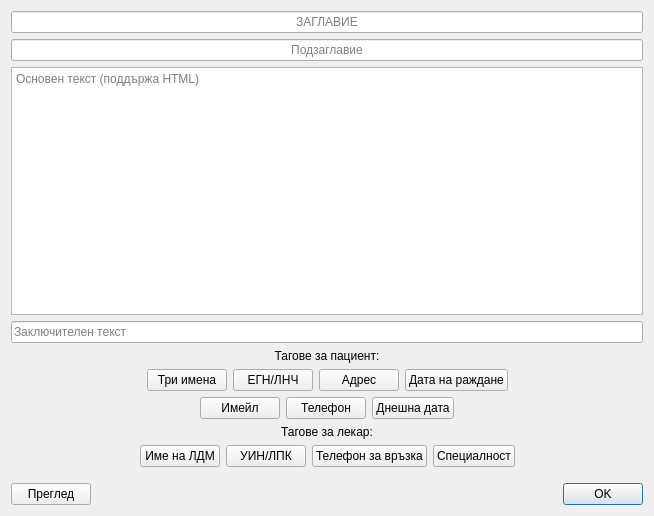
<?xml version="1.0" encoding="UTF-8"?>
<ui version="4.0">
 <class>DeclarationTemplateDialogClass</class>
 <widget class="QDialog" name="DeclarationTemplateDialogClass">
  <property name="geometry">
   <rect>
    <x>0</x>
    <y>0</y>
    <width>654</width>
    <height>516</height>
   </rect>
  </property>
  <property name="windowTitle">
   <string>DeclarationTemplateDialog</string>
  </property>
  <layout class="QVBoxLayout" name="verticalLayout">
   <item>
    <widget class="QLineEdit" name="headerEdit">
     <property name="alignment">
      <set>Qt::AlignmentFlag::AlignCenter</set>
     </property>
     <property name="placeholderText">
      <string>ЗАГЛАВИЕ</string>
     </property>
    </widget>
   </item>
   <item>
    <widget class="QLineEdit" name="subheaderEdit">
     <property name="alignment">
      <set>Qt::AlignmentFlag::AlignCenter</set>
     </property>
     <property name="placeholderText">
      <string>Подзаглавие</string>
     </property>
    </widget>
   </item>
   <item>
    <widget class="QPlainTextEdit" name="bodyEdit">
     <property name="placeholderText">
      <string>Основен текст (поддържа HTML)</string>
     </property>
    </widget>
   </item>
   <item>
    <widget class="QLineEdit" name="footerEdit">
     <property name="text">
      <string/>
     </property>
     <property name="placeholderText">
      <string>Заключителен текст</string>
     </property>
    </widget>
   </item>
   <item>
    <widget class="QLabel" name="label">
     <property name="text">
      <string>Тагове за пациент:</string>
     </property>
     <property name="alignment">
      <set>Qt::AlignmentFlag::AlignCenter</set>
     </property>
    </widget>
   </item>
   <item>
    <layout class="QHBoxLayout" name="horizontalLayout">
     <item>
      <spacer name="horizontalSpacer_4">
       <property name="orientation">
        <enum>Qt::Orientation::Horizontal</enum>
       </property>
       <property name="sizeHint" stdset="0">
        <size>
         <width>40</width>
         <height>20</height>
        </size>
       </property>
      </spacer>
     </item>
     <item>
      <widget class="QPushButton" name="patientName">
       <property name="text">
        <string>Три имена</string>
       </property>
       <property name="autoDefault">
        <bool>false</bool>
       </property>
      </widget>
     </item>
     <item>
      <widget class="QPushButton" name="patientId">
       <property name="text">
        <string>ЕГН/ЛНЧ</string>
       </property>
       <property name="autoDefault">
        <bool>false</bool>
       </property>
      </widget>
     </item>
     <item>
      <widget class="QPushButton" name="patientAddress">
       <property name="text">
        <string>Адрес</string>
       </property>
       <property name="autoDefault">
        <bool>false</bool>
       </property>
      </widget>
     </item>
     <item>
      <widget class="QPushButton" name="patientBirth">
       <property name="text">
        <string>Дата на раждане</string>
       </property>
       <property name="autoDefault">
        <bool>false</bool>
       </property>
      </widget>
     </item>
     <item>
      <spacer name="horizontalSpacer_5">
       <property name="orientation">
        <enum>Qt::Orientation::Horizontal</enum>
       </property>
       <property name="sizeHint" stdset="0">
        <size>
         <width>40</width>
         <height>20</height>
        </size>
       </property>
      </spacer>
     </item>
    </layout>
   </item>
   <item>
    <layout class="QHBoxLayout" name="horizontalLayout_4">
     <item>
      <spacer name="horizontalSpacer">
       <property name="orientation">
        <enum>Qt::Orientation::Horizontal</enum>
       </property>
       <property name="sizeHint" stdset="0">
        <size>
         <width>40</width>
         <height>20</height>
        </size>
       </property>
      </spacer>
     </item>
     <item>
      <widget class="QPushButton" name="patientEmail">
       <property name="text">
        <string>Имейл</string>
       </property>
      </widget>
     </item>
     <item>
      <widget class="QPushButton" name="patientPhone">
       <property name="text">
        <string>Телефон</string>
       </property>
      </widget>
     </item>
     <item>
      <widget class="QPushButton" name="currentDate">
       <property name="text">
        <string>Днешна дата</string>
       </property>
       <property name="autoDefault">
        <bool>false</bool>
       </property>
      </widget>
     </item>
     <item>
      <spacer name="horizontalSpacer_3">
       <property name="orientation">
        <enum>Qt::Orientation::Horizontal</enum>
       </property>
       <property name="sizeHint" stdset="0">
        <size>
         <width>40</width>
         <height>20</height>
        </size>
       </property>
      </spacer>
     </item>
    </layout>
   </item>
   <item>
    <widget class="QLabel" name="label_2">
     <property name="text">
      <string>Тагове за лекар:</string>
     </property>
     <property name="alignment">
      <set>Qt::AlignmentFlag::AlignCenter</set>
     </property>
    </widget>
   </item>
   <item>
    <layout class="QHBoxLayout" name="horizontalLayout_5">
     <item>
      <spacer name="horizontalSpacer_8">
       <property name="orientation">
        <enum>Qt::Orientation::Horizontal</enum>
       </property>
       <property name="sizeHint" stdset="0">
        <size>
         <width>40</width>
         <height>20</height>
        </size>
       </property>
      </spacer>
     </item>
     <item>
      <widget class="QPushButton" name="doctorName">
       <property name="text">
        <string>Име на ЛДМ</string>
       </property>
       <property name="autoDefault">
        <bool>false</bool>
       </property>
      </widget>
     </item>
     <item>
      <widget class="QPushButton" name="dentistLPK">
       <property name="text">
        <string>УИН/ЛПК</string>
       </property>
       <property name="autoDefault">
        <bool>false</bool>
       </property>
      </widget>
     </item>
     <item>
      <widget class="QPushButton" name="dentistPhone">
       <property name="text">
        <string>Телефон за връзка</string>
       </property>
      </widget>
     </item>
     <item>
      <widget class="QPushButton" name="dentistSpecialty">
       <property name="focusPolicy">
        <enum>Qt::FocusPolicy::NoFocus</enum>
       </property>
       <property name="text">
        <string>Специалност</string>
       </property>
       <property name="autoDefault">
        <bool>false</bool>
       </property>
      </widget>
     </item>
     <item>
      <spacer name="horizontalSpacer_9">
       <property name="orientation">
        <enum>Qt::Orientation::Horizontal</enum>
       </property>
       <property name="sizeHint" stdset="0">
        <size>
         <width>40</width>
         <height>20</height>
        </size>
       </property>
      </spacer>
     </item>
    </layout>
   </item>
   <item>
    <layout class="QHBoxLayout" name="horizontalLayout_3">
     <property name="topMargin">
      <number>10</number>
     </property>
     <item>
      <widget class="QPushButton" name="previewButton">
       <property name="text">
        <string>Преглед</string>
       </property>
       <property name="autoDefault">
        <bool>false</bool>
       </property>
      </widget>
     </item>
     <item>
      <spacer name="horizontalSpacer_2">
       <property name="orientation">
        <enum>Qt::Orientation::Horizontal</enum>
       </property>
       <property name="sizeHint" stdset="0">
        <size>
         <width>40</width>
         <height>20</height>
        </size>
       </property>
      </spacer>
     </item>
     <item>
      <widget class="QPushButton" name="okButton">
       <property name="text">
        <string>OK</string>
       </property>
       <property name="default">
        <bool>true</bool>
       </property>
      </widget>
     </item>
    </layout>
   </item>
  </layout>
 </widget>
 <layoutdefault spacing="6" margin="11"/>
 <resources/>
 <connections/>
</ui>
